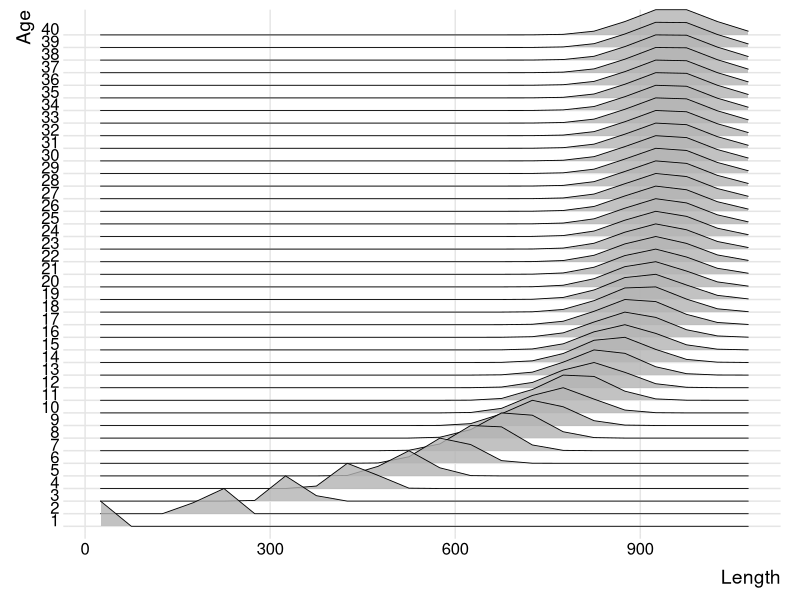
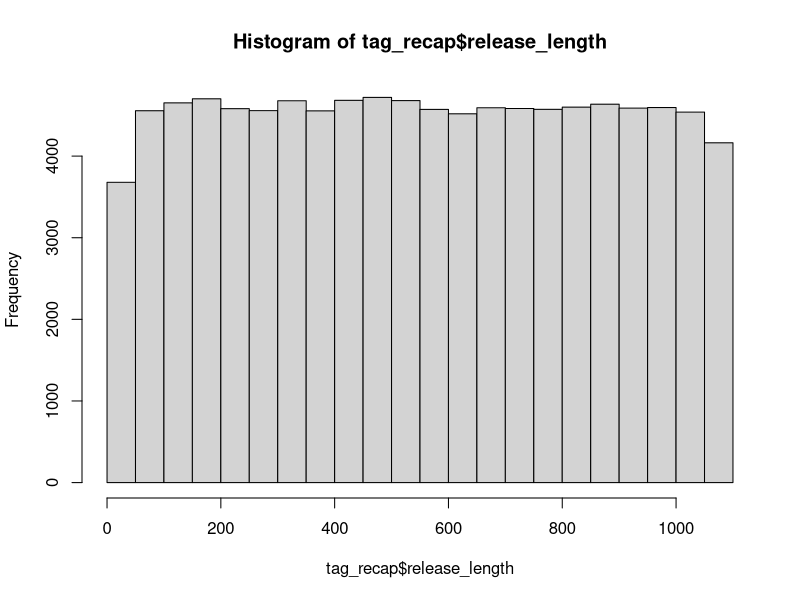
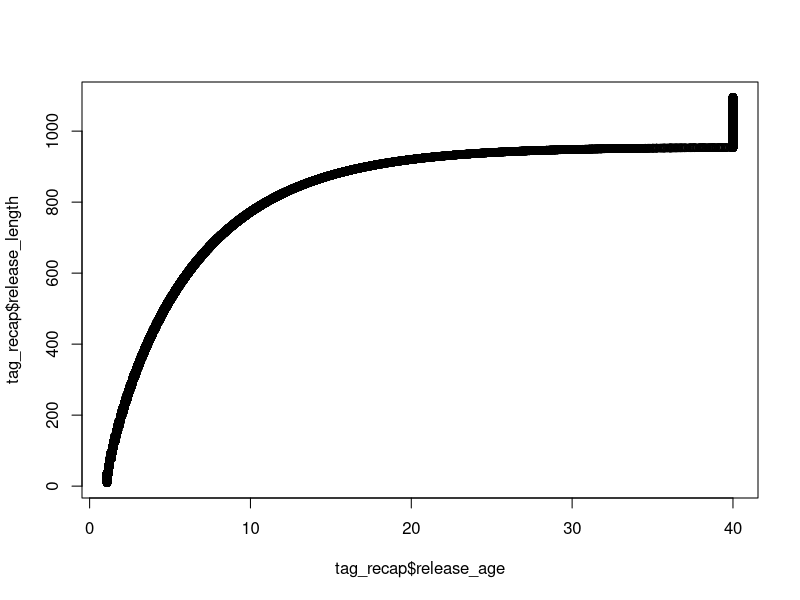
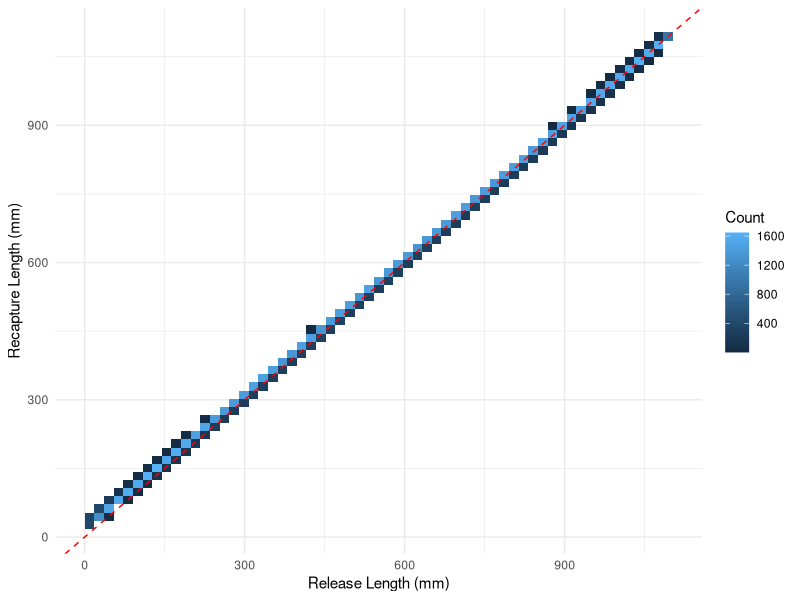
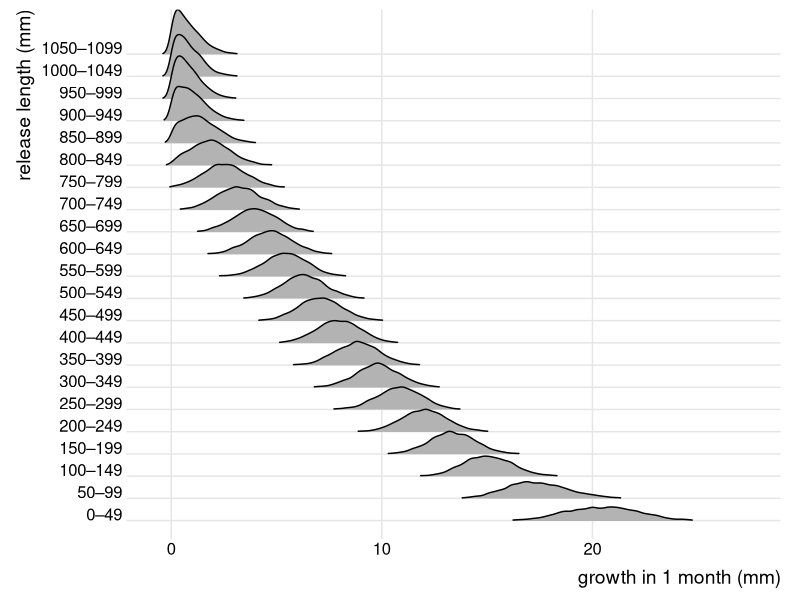
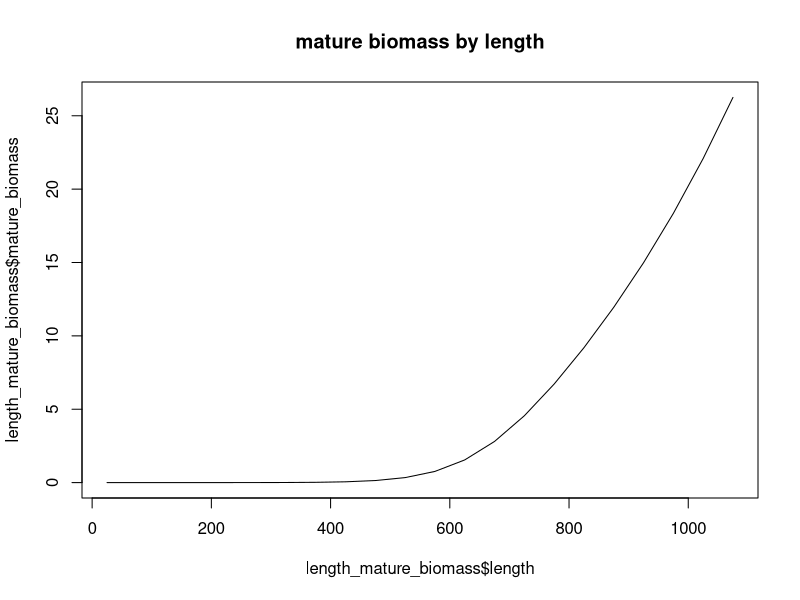
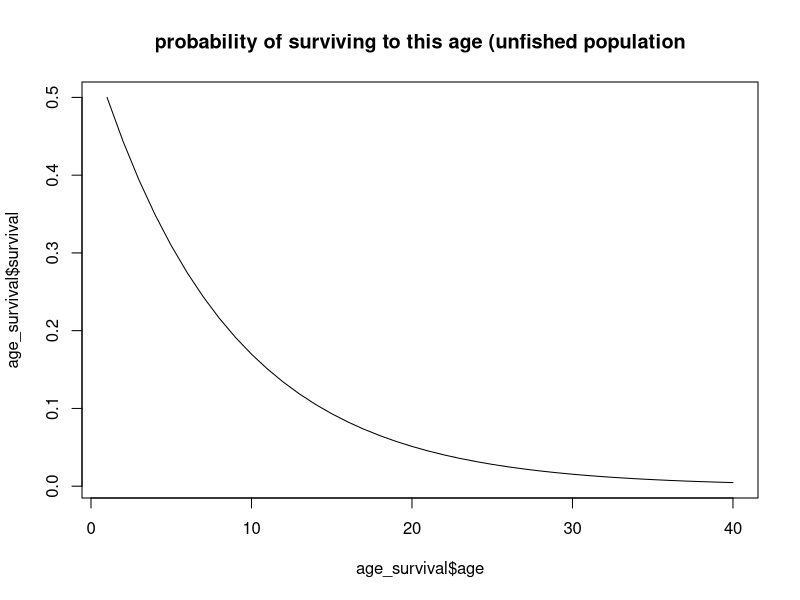
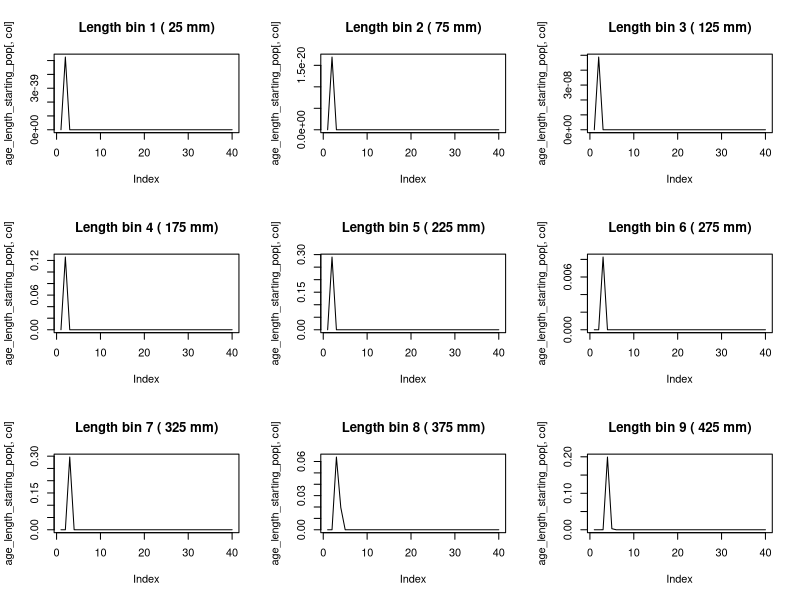

Write R code to recreate these figures, in order. (Note: this script raises an error after producing the figures.)
# -----------------------------------------------------------------------------

# Project: Wadandi Pink Snapper Population Model
# Data:    Values from the literature
# Task:    Set up populations
# Author:  Lise Fournier-Carnoy / adapted from Charlotte Aston
# Date:    May 2026

# -----------------------------------------------------------------------------

# Status: May 2026 update: trying to switch from age-based to length-based system

# -----------------------------------------------------------------------------

rm(list = ls())

# Load libraries

library(tidyverse)
library(sf)
library(raster)
library(stringr)
library(forcats)
library(RColorBrewer)
library(geosphere)
library(abind)

# we need a population to start the C++ model.
# the start population must be stable and realistic, given the species, the size of the simulation area etc.
# for this, we must know (1.) how the species grows/matures, then (2.) what population size/structure the area *can* support (carrying capacity),
# which will allow us to calculate (3.) what the population size/structure would be under a stable amount of fishing.

# the first two steps are calculated in a 'per recruit' unit, which takes a hypothetical R0=1 recruit through all ages, calculating the hypothetical survival probability, maturity probability and mature biomass
# we then rescale the values from these two first steps to real numbers of fish.

# from this, we can calculate (4.) our start population.
# we need step 2. because the Beverton-Holt equation (which the C++ code runs) calculates density-dependent recruitment (limited by the carrying capacity)


## STEP 0: life history values ================================================

year_end <- 2024
year_start <- 1900
n_yrs <- 2024-1900 # number of years modelled

max_age <- 40 # table 4.2 https://library.dpird.wa.gov.au/cgi/viewcontent.cgi?article=1240&context=fr_rr#page=12.15


### length parameters ----

# Von Bertalanffy Parameters (from Table 2, lower west coast, both sexes combined, https://academic.oup.com/icesjms/article/74/1/180/2669555?login=false#186901916)
# Linf  <- 1136 # hypothetical asymptotic length at infinite age (mm)
# k     <- 0.12 # growth coefficient, (/year)
# t0    <- -0.42 # hypothetical age at length = 0 (y)

# Schnute equation parameters - found to fit Yijarup better, table 4.2 https://library.dpird.wa.gov.au/cgi/viewcontent.cgi?article=1240&context=fr_rr#page=12.15
l1 <- 0
l2 <- (927.2 + 915.9)/2 # average of females and males
t1 <- 0
t2 <- 20
a <- (0.160 + 0.168)/2 # "constant relative rate of relative growth rate", Schnute 1981, average of females and males
b <- (1.239 + 1.206)/2 # "incremental relative rate of relative growth rate", Schnute 1981, average of females and males

max_length <- 1095 # in mm, table 4.2 https://library.dpird.wa.gov.au/cgi/viewcontent.cgi?article=1240&context=fr_rr#page=12.15

# age-length standard deviation parameters, for Pinkies, table 1 in Crisafulli et al. 2025 https://www.sciencedirect.com/science/article/pii/S0165783624003023#sec0140
al_cv <- 0.066

# length bin size we'll use in the model
length_bin_size <- 50 # mm. i used 10mm previously but that makes the model too slow.

### weight parameters ----

# weight-length relationship (W = WLa*(forklength^WLb)) , table 4.2 https://library.dpird.wa.gov.au/cgi/viewcontent.cgi?article=1240&context=fr_rr#page=12.15
WLa <- 3.67*10^-5
WLb <- 2.83


### maturity parameters ----

# age at maturity
M50 <- (6.7 + 5.5)/2 # female male average, A50 in table 4.2 https://library.dpird.wa.gov.au/cgi/viewcontent.cgi?article=1240&context=fr_rr#page=12.15
M95 <- (12.9 + 12.3)/2 # female male average, A95 table 4.2 https://library.dpird.wa.gov.au/cgi/viewcontent.cgi?article=1240&context=fr_rr#page=12.15

# length at maturity
L50 <- 660 # females only available, L50 in table 4.2 https://library.dpird.wa.gov.au/cgi/viewcontent.cgi?article=1240&context=fr_rr#page=12.15
L95 <- 900 # females only available, L95 in table 4.2 https://library.dpird.wa.gov.au/cgi/viewcontent.cgi?article=1240&context=fr_rr#page=12.15


### spawning/recruitment parameters ----

prop_f <- 0.5 # proportion expected to be females

# Beverton-Holt Parameters
h   <- 0.75 # table 7.4 p.68 https://library.dpird.wa.gov.au/cgi/viewcontent.cgi?article=1240&context=fr_rr#page=12.15
R0  <- 1 # initial recruitment, hypothetical number. do not change!!

# batch fecundity = a * length^b
fecundity_a <- 9.436*10^-5 # table 4.2 https://library.dpird.wa.gov.au/cgi/viewcontent.cgi?article=1240&context=fr_rr#page=12.15
fecundity_b <- 3.359 # table 4.2 https://library.dpird.wa.gov.au/cgi/viewcontent.cgi?article=1240&context=fr_rr#page=12.15

hyperallo <- (1.26 + 1.14 + 1.33)/3 # THIS VALUE IS CORRECT FOR WEIGHT, NOT AGE OR LENGTH !! average from 3 Sparids in Barneche 2018 (1.26, 1.14 and 1.33)


### mortality/fishing parameters ----

M <- 0.12 # yearly natural mortality, table 4.2 https://library.dpird.wa.gov.au/cgi/viewcontent.cgi?article=1240&context=fr_rr#page=12.15

# selectivity - for now considered as the same for rec and commercial fishing, as even Wise et al. 2007 group them together, p.99. https://library.dpird.wa.gov.au/cgi/viewcontent.cgi?article=1206&context=fr_rr#page=94.59 
# parameter of selectivity ogive
V50 <- 3.701 # Table 6.3.8, v50 from https://researchlibrary.agric.wa.gov.au/cgi/viewcontent.cgi?article=1029&context=fr_rr
V95 <-  5.290 # Table 6.3.8, v95 from https://researchlibrary.agric.wa.gov.au/cgi/viewcontent.cgi?article=1029&context=fr_rr

PRM <- 0.25 # see p.36 in Fisher et al. 2025 https://library.dpird.wa.gov.au/cgi/viewcontent.cgi?article=1001&context=fish_rar#page=108.08

# McLennan et al. 2014 finds post-release survival after barotrauma treatment to be 88%, same for all depths, all sizes of fish.
# Maggs et al. 2024 finds the hook site (lip, body or gut) and depth both sig. affects PRM.
# Grixti et al. 2010 finds that PRM in deep waters (48%) is lower than shallow (97%).

eq.init.fish <-  0.025 # this is equilibrium instantaneous fishing mortality?? a low level of fishing effort to apply to the hypothetical fish population so that it stabilises for the burn-in.


## STEP 1: set up life history value ==========================================

# below we use the published life history values to obtain mean values of length-at-age and the weight-at-mean-length-at-age.
mean_life_hist <- data.frame(
  #age = seq(1, 1 + step * (max_age * 12 - 1), by = step)) %>% # each age (1, 2, 3 year old) is split into 12 - this was before i made this into a yearly thing.
  age = 1:max_age) %>%
  
  mutate(
    length = ((l1^b+(l2^b-l1^b))*((1-exp(-a*(age-t1)))/(1-exp(-a*(t2-t1)))))^(1/b), # this is the Schnute equation, replaces the VB equation.
    # length_vb = Linf * (1 - exp(-k * (age - t0))), # this is the old VB equation
    weight = WLa * (length^WLb) / 1000 # divide by 1000 to get in kg 
  ) %>% 
  glimpse()

# from this, let's add uncertainty (because not every 1yo fish will be the same length)
# we'll make a age x length matrix that tells us how likely it is that a fish of age x is of length a, b, c, etc.
lengths <- (0:(max_length)) # start at zero, but all lengths should start at 10mm (see here for post settlement juvenile size ref https://rsnz.onlinelibrary.wiley.com/doi/10.1080/00288330.2014.892013)

# define your length bins (e.g. 50mm bins)
bin_breaks <- seq(0, round(max_length, digits = -1), by = length_bin_size)
bin_labels <- seq_along(bin_breaks[-1])  # indices 1 to n_bins
lengths_bins <- lengths[seq(1, length(lengths), length_bin_size)] # 5cm bins

bin_mids <- bin_breaks[-length(bin_breaks)] + (length_bin_size/2)  # midpoints

length_age_matrix <- matrix(0,
                            nrow = length(mean_life_hist$age),
                            ncol = length(bin_mids), # length bins
                            dimnames = list(as.numeric(mean_life_hist$age), 
                                            as.numeric(bin_mids)))

schnute_length <- function(AGE, l1, l2, t1, t2, a, b) {
  L <- (l1^b + (l2^b - l1^b) * (1 - exp(-a * (AGE - t1))) / (1 - exp(-a * (t2 - t1))))^(1 / b)
  pmin(L, max_length)
} # this function is to obtain the expected length at AGE years old 

for (i in 1:nrow(length_age_matrix)) {
  
  biological_age <- i-1 # the model considers 1yo fish to be a full year old, even though they have just recruited. correct that
  
  if (biological_age == 0) {
    mean_length <- 10  # minimum recruit size in mm (post-settlement juvenile)
  } else {
    mean_length <- round(schnute_length(biological_age, l1, l2, t1, t2, a, b))
  }
  
  sd_length = al_cv * mean_length # eq. 3 from Francis et al. 2016, https://www.sciencedirect.com/science/article/pii/S0165783615000909
  
  length_age_matrix[i, ] <- dnorm(bin_mids, mean = mean_length, sd = sd_length)
} # this loops calculates how likely it is that a fish of age x is of each length y

length_age_matrix <- length_age_matrix / rowSums(length_age_matrix) # normalise so it all adds up to 1

dimnames(length_age_matrix) <- list(mean_life_hist$age, bin_mids)
summary(rowSums(length_age_matrix))  # should all be 1

# we also need to know the length-weight relationship for our lengths
length_weight <- data.frame(length = bin_mids) %>% 
  mutate(weight = WLa * (length^WLb) / 1000 # divide by 1000 to get in kg
         )

# okay so this matrix is going to be the base on which most things get calculated downstream.
library(ggridges)

# sanity check : the distribution of lengths at various ages
as.data.frame(length_age_matrix) %>% 
  mutate(age = as.numeric(rownames(length_age_matrix))) %>% 
  pivot_longer(cols = -age, names_to = "length_bin", values_to = "density") %>% 
  mutate(length_bin = as.numeric(length_bin)) %>% 
  group_by(age) %>% 
  mutate(density_scaled = density / max(density)) %>% # normalise each age to peak = 1
  ungroup() %>% 
  
  ggplot(aes(x = length_bin, y = factor(age), height = density_scaled, group = age)) +
  geom_ridgeline(scale = 2, alpha = 0.8, linewidth = 0.3) +
  labs(x = "Length", y = "Age") +
  theme_ridges(grid = TRUE)


## STEP 1.5: make a length transition matrix ==================================

# the length age matrix tells us the probability of a fish of age x to be of length y, but that doesnt tell us what length a fish of age x and length y will be at age x+1
# for this we need an age-transition matrix, of format length x length.
# age transition matrices are usually calculated with tag-recapture data. 
# i don't have that data, so i'll simulate it.


### A. release the fish! ----

set.seed(123)

# some mean life history
ages = seq(1, max_age, by = 1/12) # monthly ages.
lengths = as.numeric(colnames(length_age_matrix)) # the midpoints of the length bins

# catch, tag, and release some fish!
n_fish  <- 100000

tag_recap <- data.frame( # random set of lengths between min and max
  release_length = runif(n_fish, min = 10, max = max_length) # random lengths >10mm (min juvenile size)
) %>% 
  glimpse()

hist(tag_recap$release_length)


### B. pretend you know the age of these released fish ----

mu_by_age <- schnute_length(ages-1, l1, l2, t1, t2, a, b) # this is the mean length for all ages that a fish can be (monthly) - age-1 because otherwise it treats the new recruits (1 year old in the model) as fish that should be 200mm, so growth of 200mm in 1month... not possible.
sd_by_age <- mu_by_age * al_cv # this is the variability around the mean length, for all ages that a fish can be.

age_likelihoods <- function(LENGTH) {
  dnorm(LENGTH, mean = mu_by_age, sd = sd_by_age)
} # this gives us the probability that a fish of a length x is of each age y.

tag_recap$release_age <- sapply(tag_recap$release_length, function(LENGTH) {
  len_capped <- min(LENGTH, max(lengths_bins)) # prevent fish from being larger than the limit
  liks <- age_likelihoods(len_capped) # finds how likely each age is for that length
  liks <- liks / sum(liks) # normalise to get the relative likelihood of each age
  #sum(ages * liks) # get the weighted average age
  ages[which.max(liks)] 
  
}) # this obtains the age (as an average from the likely ages) for every fish we released

tail(tag_recap)

plot(x = tag_recap$release_age, y = tag_recap$release_length) # the largest fish are assigned to the oldest age class.


### C. one month later, catch the fish again! ----

# one month later, we go back and capture the fish again
tag_recap$recapture_age <- tag_recap$release_age + (1/12)

mu_release   <- schnute_length(tag_recap$release_age - 1, l1, l2, t1, t2, a, b)
mu_recap_age <- schnute_length(tag_recap$recapture_age - 1, l1, l2, t1, t2, a, b)

growth_increment <- pmax(mu_recap_age - mu_release, 0)
sd_recap <- pmax(al_cv * growth_increment, 1) # minimum growth is 1mm per month

# we have to randomly decide what length the fish will be one year after release, according to mu & sd,
# keeping in mind that fish can't shrink.
library(truncnorm)
# so rtruncnorm will do "okay this fish was release at __mm, one year later its length will be randomly selected from a normal distribution that makes sense for its age (mu & sd), keeping in mind the min length (release length) and max length."
tag_recap$recapture_length <- rtruncnorm(
  n    = n_fish,
  a    = tag_recap$release_length, # lower bound (no shrinkage)
  b    = max_length, # upper bound (largest size)
  mean = tag_recap$release_length + growth_increment,
  sd   = sd_recap
)

tag_recap$growth <- tag_recap$recapture_length - tag_recap$release_length
# cool beans, we now have a fully structured tag-recapture dummy dataset to base our age-transition matrix on.

# check it over
ggplot(tag_recap, aes(x = release_length, y = recapture_length)) +
  geom_bin2d(bins = 60) +
  geom_abline(slope = 1, intercept = 0, colour = "red", linetype = "dashed") +
  labs(x = "Release Length (mm)", y = "Recapture Length (mm)", fill = "Count") +
  theme_minimal()

# here fish cannot grow more than 100mm per month (makes sense). largest fish can't really grow more than the max, so the density is close to zero
tag_recap %>%
  filter(!is.na(growth)) %>%
  mutate(length_bin = factor(
    paste0(floor(release_length / 50) * 50, "–", floor(release_length / 50) * 50 + 49),
    levels = paste0(
      seq(floor(min(release_length, na.rm=TRUE)/50)*50,
          floor(max(release_length, na.rm=TRUE)/50)*50, by=50),
      "–",
      seq(floor(min(release_length, na.rm=TRUE)/50)*50,
          floor(max(release_length, na.rm=TRUE)/50)*50, by=50) + 49
    )
  )) %>%
  ggplot(aes(x = growth, y = length_bin)) +
  geom_density_ridges_gradient(scale = 2, rel_min_height = 0.01) +
  labs(x = "growth in 1 month (mm)", y = "release length (mm)") +
  theme_ridges()


### XX okay now the length transition matrix ----

glimpse(tag_recap)

n_bins <- length(bin_labels)

ATM <- matrix(0, nrow = n_bins, ncol = n_bins)
rownames(ATM) <- bin_mids
colnames(ATM) <- bin_mids
# assign each fish to release and recapture bins
tag_recap$release_bin <- cut(tag_recap$release_length, 
                             breaks = bin_breaks, labels = FALSE)
tag_recap$recapture_bin <- cut(tag_recap$recapture_length, 
                               breaks = bin_breaks, labels = FALSE)


for (i in 1:n_bins) {
  current_lower_edge <- bin_breaks[i]  # lower edge of bin i
  fish <- tag_recap[tag_recap$release_bin == i, ] # find all the fish that were released at this length bin.
  
  mu_recap <- mean(fish$recapture_length, na.rm = T) # find their average recapture length
  sigma_recap <- sd(fish$recapture_length, na.rm = T) # and the SD of the recapture length
  
  # for each bin i, what is the probability of being that length, given the recapture data (p(length bin) is p(bin upper bound) - p(bin lower bound))
  probs <- pnorm(bin_breaks[-1], mu_recap, sigma_recap) - pnorm(bin_breaks[-length(bin_breaks)], mu_recap, sigma_recap)
  
  probs[bin_breaks[-length(bin_breaks)] < current_lower_edge] <- 0  # no shrinkage, zero out smaller bins.
  
  ATM[i,] <- probs / sum(probs) # scale so it all adds up to 1
}

tail(ATM) # and that's the age transition matrix!


## STEP 2: set up a hypothetical unfished population ==========================

# the goal here is to calculate what the distribution of mature biomass looks like for a hypothetical population.
# what this means is that for a hypothetical recruitment of R0 = 1, where is the bulk of biomass across lengths and ages?
# this whole setup is made to obtain a single value: unfished_female_spawning_biomass.
# we use this downstream.

# calculate maturity and mature biomass across all lengths
length_mature_biomass <- data.frame(
  length = bin_mids
  ) %>% 
  mutate(
  weight = WLa * (length^WLb) / 1000
  ) %>% 
  mutate(
    maturity = 1/(1+(exp(-log(19)*((length-L50)/(L95-L50))))), # you can replace length, l50, and l95 with age, M50, and M95 if you wish, but length determines maturity better than age
    mature_biomass = maturity * weight^hyperallo
  ) %>% 
  glimpse()

plot(x = length_mature_biomass$length, 
     y = length_mature_biomass$mature_biomass, 
     main = "mature biomass by length", 
     type = "l")


# calculate natural survival in each age group
age_survival <- data.frame(
  age = mean_life_hist$age,
  survival = NA
) %>% 
  glimpse()
age_survival[1, "survival"] <- R0*prop_f # survival probability on age 1
for (r in 2:nrow(age_survival)){
  age_survival[r, "survival"] <- age_survival[r-1, "survival"]*exp(-M) 
} # this calculates the survival in the next age based on the previous age

plot(x = age_survival$age, 
     y = age_survival$survival,
     main = "probability of surviving to this age (unfished population", 
     type = "l")


# put it all together
length_age_matrix[1,] <- 0 # fill babies 
unfished_pop_ssb <- sweep(length_age_matrix, MARGIN = 2, length_mature_biomass$mature_biomass, FUN = "*")
test <- sweep(unfished_pop_ssb, MARGIN = 1, age_survival$survival, FUN = "*")

# below we are taking a hypothetical female, which we weigh every year, to figure out how much total spawning biomass it contributes over its lifetime. (taking into account natural mortality)
# with the matrix, we're kind of collapsing the uncertainty in length (summing), so that we get a single value.
unfished_female_spawning_biomass <- sum(test)
unfished_female_spawning_biomass # about 24kg


### Calculate Beverton-Holt parameters for the unfished population ----

alpha <- (unfished_female_spawning_biomass/R0)*((1-h)/(4*h)) 
beta <- ((h-0.2)/(0.8*h*R0))


## STEP 3: set up a hypothetical fished population ============================

# we need to calculate things for a hypothetical fished population.
# survival is a little different when you add fishing mortality, so we need to recalculate.

# we have biomass across lengths from the previous step
glimpse(length_mature_biomass)

fished_pop_setup <- data.frame(age = mean_life_hist$age) %>% 
  mutate(selectivity = 1 / (1 + exp(-log(19) * ((age - V50) / (V95 - V50)))), # selectivity at each age (this is probably a length-based process but the stock assessment reports age-based values for V50 and V95)
         fishing_mortality = selectivity * eq.init.fish, # fishing mortality
         total_mortality = fishing_mortality + M
         )
head(fished_pop_setup)

# Calculate survival for the fished population
fished_pop_setup <- fished_pop_setup %>% 
  mutate(survival = NA) %>% 
  glimpse()

fished_pop_setup[1, "survival"] <- R0*prop_f # survival probability on age 1

for (r in 2:nrow(fished_pop_setup)){
  fished_pop_setup[r, "survival"] <- fished_pop_setup[r-1, "survival"]*exp(-fished_pop_setup[r-1, "total_mortality"]) # Divide by the time step here
} # this calculates the survival in the next age based on the previous age

# put it all together
fished_pop_ssb <- sweep(length_age_matrix, MARGIN = 2, length_mature_biomass$mature_biomass, FUN = "*")
fished_pop_ssb <- sweep(fished_pop_ssb, MARGIN = 1, fished_pop_setup$survival, FUN = "*")

# below we are taking a hypothetical female, which we weigh every year (12th month), to figure out how much total spawning biomass it contributes over its lifetime.
# with the matrix, we're kind of collapsing the uncertainty (summing), so that we get a single value.
fished_female_spawning_biomass <- sum(fished_pop_ssb)
fished_female_spawning_biomass # about 18kg, lower than unfished, which makes sense because a fished population will have fewer big fish (spawners)


### Spawner per recruit and equilibrium recruitment ----

spr <- fished_female_spawning_biomass/unfished_female_spawning_biomass 
(1 - spr) # this says 'under fished equilibrium, 1 recruit loses ~24% (1-spr) of its reproductive output over her lifetime compared to unfished equilibrium'
equil_recr <- (fished_female_spawning_biomass-alpha)/(beta*fished_female_spawning_biomass) 
equil_recr # this says 'however, under fished equilibrium, 1 recruit produces ~97% of its unfished recruitment (because there is lower density of fish)
# the density-dependence is visible here: fewer spawners = population below carrying capacity = more recruits


## STEP 4: set up the starting population =====================================

## so far the fished and unfished populations and spawning biomasses were hypothetical, for a single recruit.
## here we scale the spawning biomasses to the level of recruitment, to make a starting population.
## first it's age-based, then we transform it into a age-length-based structure.

init_recr <- 1 # in thousands - 4000 is too small

# calculate initial fished recruitment (how many new fish from the fished population)
init_fished_recr <- (fished_female_spawning_biomass-alpha) / (fished_female_spawning_biomass*beta) * init_recr 

# calculate initial unfished spawning biomass - this is the carrying capacity for the size of our model, defined by init_recr
init_unfished_f_sb <- init_fished_recr * unfished_female_spawning_biomass

# calculate initial fished spawning biomass - this is the spawning biomass of our starting population
init_fished_f_sb <- init_fished_recr * fished_female_spawning_biomass

# calculate new Beverton-Holt parameters - because we have a different initial recruitment value, alpha and beta will change.
alpha <- (init_unfished_f_sb / init_fished_recr) * ((1-h) / (4*h))
beta <- ((h-0.2) / (0.8*h*init_fished_recr))

# calculate number of female recruits in the next time step
n_f_recr <- (init_fished_f_sb/(alpha+beta*init_fished_f_sb))*prop_f # originally Charlotte had init_unfished_sb/(alpha...) but i think that's incorrect

age_starting_pop <- data.frame(
  age = mean_life_hist$age,
  n = NA
  )

age_starting_pop[1, "n"] <- n_f_recr

for (r in 2:(max_age)){ 
  age_starting_pop[r, "n"] <- age_starting_pop[r-1, "n"] * exp(-fished_pop_setup[r-1, "total_mortality"])
} # this calculates the survival in the next age based on the previous age using total mortality from our fished population


# okay so now we know that our starting population has ~2400 fish of age 1, but not all will be the same length. we'll use our age-length matrix to figure out how many there are of each length.
age_length_starting_pop <- sweep(length_age_matrix, MARGIN = 1, age_starting_pop[, "n"], FUN = "*")
dim(age_length_starting_pop)

bins_to_plot <- c(1:9)
par(mfrow = c(3, 3))
lapply(bins_to_plot, function(col) {
  plot(age_length_starting_pop[, col], type = "l",
       #ylim = c(0, 2000),
       main = paste("Length bin", col, "(", bin_mids[col], "mm)"))
})

## you can see as fish age, there's more and more uncertainty about their age. that's exactly what we want.
## these fish form our starting population for the model
## at the end of the year the spawning stock biomass of all females will be calculated to generate recruitment for the next year
## alpha and Beta need to be recorded for use in the next step of the model

## Selectivity-retention for the fish in the model ----------------------------

# we want to make a matrix that tells us for every month of every year, how likely is it that a fish of length x gets caught and kept by a fisher.

# first we translate selectivity to a length-based vector, so that the selectivity-retention has the same number of values to calculate things on.
fished_pop_setup$selectivity

# we'll use the selectivity-at-age to approximate a selectivity-at-length
sel_at_age <- data.frame(age = mean_life_hist$age, selectivity = fished_pop_setup$selectivity)
sel_at_length <- data.frame(
  length     = bin_mids,
  selectivity = NA
)

sel_at_age <- approx(
  x = mean_life_hist$age,
  y = fished_pop_setup$selectivity,
  xout = mean_life_hist$age,
  rule = 2
)$y

length_to_sel <- approxfun( # linear interpolation between selectivity-at-age and -at-length
  x = mean_life_hist$length,
  y = sel_at_age,
  rule = 2
)

sel_at_length$selectivity <- length_to_sel(as.numeric(sel_at_length$length) + 5) # apply the interpolation to the length bins

# manually fill bins that are too-big and too-small (they're not observed in the sel-at-age so need to be manually filled)
sel_at_length$selectivity[as.numeric(sel_at_length$length) + 5 < min(mean_life_hist$length)] <- 0
sel_at_length$selectivity[as.numeric(sel_at_length$length) + 5 > max(mean_life_hist$length)] <- 1

## okay now to calculate things
ret <- array(0,
             dim = c(ncol(length_age_matrix)), 
             dimnames = list(colnames(length_age_matrix)))

sel_ret <- array(0,
                 dim = c(ncol(length_age_matrix), n_yrs+1), 
                 dimnames = list(colnames(length_age_matrix), year_start:year_end))

mll_changes <- data.frame( # minimum legal length (MLL) changes
  year = c(1913, 1977, 1988, 2008, 2009),
  mll =  c(279,  380,  410,  450,  500)
)

for (YEAR in year_start:year_end) {
  
  current_mll <- if (YEAR < min(mll_changes$year)) 0 else (
    tail(mll_changes$mll[mll_changes$year <= YEAR], 1)
  )
  
  # retention: the % of fish of each size that are kept by fishers. changes with MLL legislation
  lengths <- as.numeric(rownames(sel_ret))
  ret <- ifelse(lengths < current_mll, 0, # fish that are too small will not be kept
                ifelse(lengths < current_mll + 5, 0.5, # fish around the MLL will not all be kept
                       0.95)) # and the larger fish will mostly be kept, but not all
  
  # landings: the % of fish of each length that can be caught and will be retained
  landings = sel_at_length$selectivity * ret
  # discards: the % of fish of each length that can be caught but will be chucked back
  discards = sel_at_length$selectivity * (1 - ret)
  
  # selectivity-retention: the % of fish of each age (in each year) that will die from fishing activities (caught, and either kept, or chucked back and die)
  sel_ret[, as.character(YEAR)] = landings + (PRM * discards)
  
}
head(sel_ret)

par(mfrow=c(1, 1))
plot(sel_ret[,1], type = "l")

## Saving files ---------------------------------------------------------------

# initial population
saveRDS(age_length_starting_pop, file = paste0("data/output_data/05_starting_population.rds"))

# number of length bins
bin_mids
saveRDS(bin_mids, file = "data/output_data/05_length_bins.rds")

# age-transition matrix
saveRDS(ATM, "data/output_data/05_age_transition_matrix.rds")

# selectivity
selectivity <- fished_pop_setup$selectivity
saveRDS(selectivity, file = "data/output_data/05_selectivity.rds")
saveRDS(sel_ret, file = "data/output_data/05_selectivity_retention.rds")

# maturity
maturity <- length_mature_biomass$maturity
saveRDS(maturity, file = "data/output_data/05_maturity.rds")

# weight of each age group
weight <- length_weight$weight
saveRDS(weight, file = "data/output_data/05_weight.rds")

# Beverton-Holt parameters
saveRDS(alpha, file = "data/output_data/05_Beverton-Holt_alpha.rds")
saveRDS(beta, file = "data/output_data/05_Beverton-Holt_beta.rds")

### END ###
